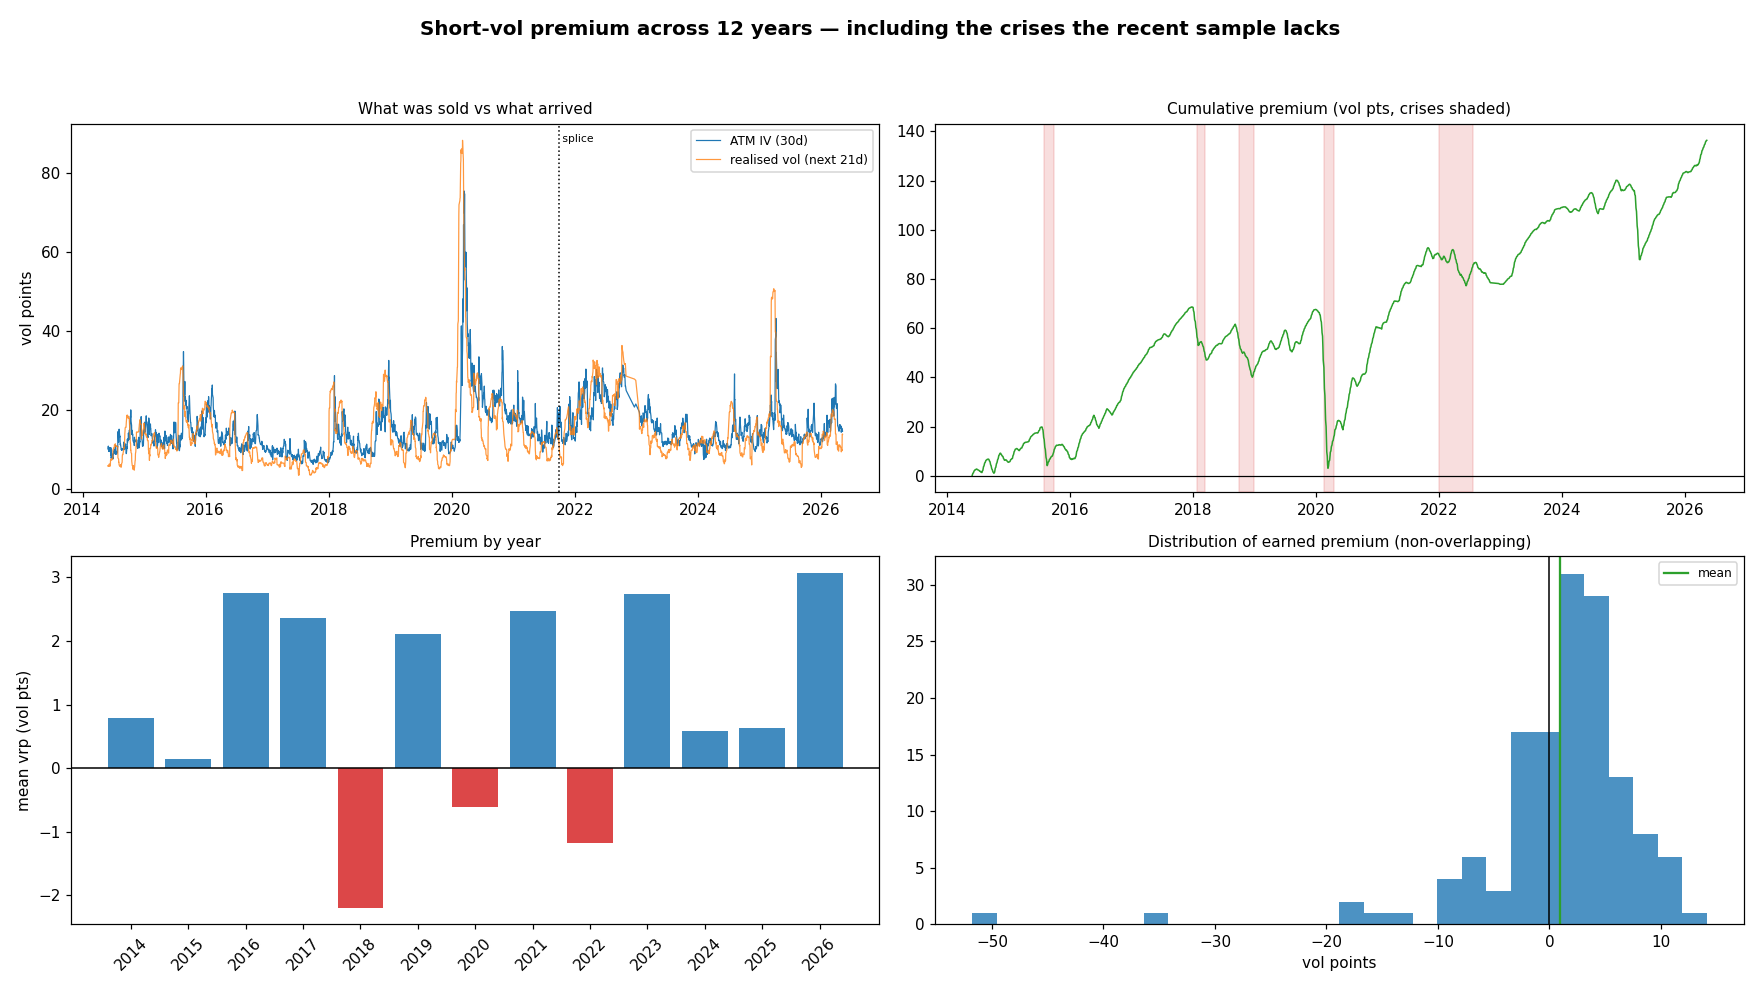

Recreate this plot in Python.
"""
vrp_stress_12y.py — how does the short-vol premium behave in a REAL crisis?

WHY THIS COULD NOT BE ASKED BEFORE
  The options cache starts 2021-09. That sample contains no genuine vol crisis: no
  Aug-2015, no Feb-2018 Volmageddon, no Mar-2020. Every short-vol conclusion in this
  project was therefore drawn from a calm regime. The project's own notes list
  "deep history -> crisis stress-test, the real survival test" as wanted but gated behind
  a paid Intrinio add-on. The new daily trade files (2014-06 -> 2022-07) close that gap.

DATA AND THE SPLICE
  · 2014-06 .. 2021-09  : ATM IV computed from TRADE prices (this project's own BS solver)
  · 2021-09 .. 2026-06  : ATM IV from the Intrinio cache (marks, self-computed greeks)
  Calibrated on 159 genuinely overlapping days at the real seam:
      bias (trade - intrinio) mean -0.05 vol pts, median -0.32, corr 0.94, sd 1.83
  So the LEVEL is safe to splice (bias ~0 vs a ~0.9 vp premium) but a single day is noisy
  — which is exactly why everything here is aggregate, never a daily signal.
  Spot comes from put-call parity on the same chains, so IV and realised vol are measured
  on one internally consistent underlying.

WHAT IS MEASURED
  vrp_earned(t) = ATM_IV(t) - realised vol(t -> t+21), in annualised vol points:
  what a seller actually collects, not the IV-minus-trailing-RV *signal*.
  Overlapping windows are 20/21 redundant, so all statistics use NON-OVERLAPPING samples.

WHAT THIS CANNOT SAY
  The trade files carry no bid/ask and no open interest, so costs and the GEX gate cannot
  be extended. This is a statement about the raw premium and its tail, not about a
  tradeable strategy.

USAGE  ./vbt-env/bin/python vrp_stress_12y.py [--rebuild]
"""
import os, glob, argparse, importlib.util, logging
import numpy as np
import pandas as pd
from scipy import stats
import matplotlib
matplotlib.use('Agg')
import matplotlib.pyplot as plt

ROOT  = os.path.dirname(os.path.abspath(__file__))
CACHE = os.path.join(ROOT, 'cache')
DATA  = os.path.join(ROOT, 'data')
WIN   = 21
SEAM  = pd.Timestamp('2021-09-27')

logging.basicConfig(level=logging.INFO, format='%(asctime)s  %(levelname)-7s %(message)s',
                    datefmt='%H:%M:%S')
log = logging.getLogger('stress')

CRISES = {
    'Aug-2015 devaluation': ('2015-08-01', '2015-09-30'),
    'Feb-2018 Volmageddon': ('2018-01-25', '2018-03-15'),
    'Q4-2018 selloff':      ('2018-10-01', '2018-12-31'),
    'Mar-2020 COVID':       ('2020-02-15', '2020-04-15'),
    '2022 bear':            ('2022-01-01', '2022-07-19'),
}


def _load(name, path):
    s = importlib.util.spec_from_file_location(name, path)
    m = importlib.util.module_from_spec(s); s.loader.exec_module(m); return m


def trade_series(iopt, rebuild=False):
    """daily parity spot + robust ATM IV from the trade files"""
    p = os.path.join(CACHE, 'spy_trade_ivspot.parquet')
    if os.path.exists(p) and not rebuild:
        return pd.read_parquet(p)
    log.info('building ATM IV + parity spot from trade files …')
    d = pd.concat([pd.read_parquet(f) for f in sorted(glob.glob(os.path.join(DATA, 'options_SPY_1d*.parquet')))],
                  ignore_index=True).drop_duplicates(subset=['ts', 'osi'])
    d['date'] = pd.to_datetime(d['ts'], utc=True).dt.tz_convert('America/New_York').dt.normalize().dt.tz_localize(None)
    d['expiry'] = pd.to_datetime(d['expiry'])
    d['dte'] = (d['expiry'] - d['date']).dt.days
    d = d[(d['dte'] >= 20) & (d['dte'] <= 45) & (d['close'] > 0) & (d['volume'] > 0)]

    rows = {}
    for dt, g in d.groupby('date'):
        exp = g.groupby('expiry')['volume'].sum().idxmax()
        c = g[(g['expiry'] == exp) & (g['opt_type'] == 'C')].set_index('strike')['close']
        p_ = g[(g['expiry'] == exp) & (g['opt_type'] == 'P')].set_index('strike')['close']
        k = c.index.intersection(p_.index)
        if len(k) < 5:
            continue
        S = float((c[k] - p_[k] + pd.Series(k, index=k)).median())
        T = max((exp - dt).days, 1) / 365.0
        near = sorted(k, key=lambda x: abs(x - S))[:6]
        px = np.array([c[x] for x in near] + [p_[x] for x in near])
        K = np.array(list(near) * 2)
        isc = np.array([True] * len(near) + [False] * len(near))
        iv = iopt._bs_iv(px, S, K, T, 0.04, isc)
        iv = iv[(iv > 0.02) & (iv < 2.0)]
        if len(iv) >= 4:
            rows[dt] = {'spot': S, 'atm_iv_30': float(np.median(iv))}
    F = pd.DataFrame(rows).T.sort_index()
    F.to_parquet(p)
    return F


def main():
    ap = argparse.ArgumentParser(); ap.add_argument('--rebuild', action='store_true')
    args = ap.parse_args()
    iopt = _load('intrinio_options', os.path.join(ROOT, 'intrinio_options.py'))

    T = trade_series(iopt, args.rebuild)
    I = pd.read_parquet(os.path.join(CACHE, 'xasset_feat_SPY.parquet'))[['spot', 'atm_iv_30']]
    log.info('trade series %s → %s (%d d) | intrinio %s → %s (%d d)',
             T.index.min().date(), T.index.max().date(), len(T),
             I.index.min().date(), I.index.max().date(), len(I))

    # splice: trade data before the seam, Intrinio (marks) after
    F = pd.concat([T[T.index < SEAM], I[I.index >= SEAM]]).sort_index()
    F['src'] = np.where(F.index < SEAM, 'trade', 'intrinio')
    log.info('spliced: %d days  %s → %s', len(F), F.index.min().date(), F.index.max().date())

    lr = np.log(F['spot'] / F['spot'].shift(1))
    F['rv_fwd'] = (lr.rolling(WIN).std() * np.sqrt(252)).shift(-WIN)
    F['vrp'] = F['atm_iv_30'] - F['rv_fwd']
    V = F.dropna(subset=['vrp'])

    nov = V.iloc[::WIN]
    log.info('non-overlapping samples: %d', len(nov))

    def desc(x, tag):
        if len(x) < 5:
            return
        t, p = stats.ttest_1samp(x.values, 0.0)
        log.info('  %-26s n=%3d  mean %+6.2f vp  med %+6.2f  %5.1f%% pos  t=%+5.2f p=%.3f  worst %+7.2f',
                 tag, len(x), x.mean()*100, x.median()*100, (x > 0).mean()*100, t, p, x.min()*100)

    log.info('══ premium, full 12 years vs the calm-only sample ══')
    desc(nov['vrp'], 'FULL 2014-2026')
    desc(nov.loc[nov.index < SEAM, 'vrp'], '  2014-2021 (trade src)')
    desc(nov.loc[nov.index >= SEAM, 'vrp'], '  2021-2026 (intrinio)')
    desc(nov.loc[nov.index >= '2021-09-27', 'vrp'], '  the sample used so far')

    log.info('══ crisis windows (DAILY vrp, overlapping — descriptive) ══')
    crows = []
    for name, (a, b) in CRISES.items():
        w = V.loc[a:b, 'vrp']
        if len(w) < 5:
            continue
        crows.append(dict(crisis=name, n=len(w), mean_vp=w.mean()*100,
                          worst_vp=w.min()*100, pct_neg=(w < 0).mean()*100))
        log.info('  %-22s n=%3d  mean %+7.2f vp  worst %+8.2f vp  negative %.0f%% of days',
                 name, len(w), w.mean()*100, w.min()*100, (w < 0).mean()*100)
    C = pd.DataFrame(crows).set_index('crisis')

    log.info('══ concentration of losses ══')
    x = nov['vrp'].sort_values()
    tot = nov['vrp'].sum()
    for q in [0.05, 0.10, 0.20]:
        k = max(1, int(len(x) * q))
        log.info('  worst %2.0f%% of periods (n=%2d) give back %+.2f vp = %.0f%% of the total %+.2f vp',
                 q*100, k, x.iloc[:k].sum()*100, 100*abs(x.iloc[:k].sum()/tot) if tot else np.nan, tot*100)

    log.info('══ worst single 21-day windows ever ══')
    worst = V['vrp'].nsmallest(8)
    for dt, v in worst.items():
        log.info('  %s   %+7.2f vp   (IV %.1f  vs realised %.1f)',
                 dt.date(), v*100, V.loc[dt, 'atm_iv_30']*100, V.loc[dt, 'rv_fwd']*100)

    by_year = V.groupby(V.index.year)['vrp'].agg(['mean', 'min', 'count'])
    by_year[['mean', 'min']] *= 100
    log.info('══ by year (vol points) ══\n%s', by_year.round(2).to_string())

    # ── figure ──
    fig = plt.figure(figsize=(16, 9))
    fig.suptitle('Short-vol premium across 12 years — including the crises the recent sample lacks',
                 fontsize=13, weight='bold')

    ax = fig.add_subplot(2, 2, 1)
    ax.plot(V.index, V['atm_iv_30']*100, lw=.8, label='ATM IV (30d)')
    ax.plot(V.index, V['rv_fwd']*100, lw=.8, label='realised vol (next 21d)', alpha=.8)
    ax.axvline(SEAM, color='k', ls=':', lw=1)
    ax.text(SEAM, ax.get_ylim()[1]*0.95, ' splice', fontsize=7)
    ax.legend(fontsize=8); ax.set_ylabel('vol points'); ax.set_title('What was sold vs what arrived', fontsize=10)

    ax = fig.add_subplot(2, 2, 2)
    ax.plot(V.index, (V['vrp']*100).cumsum()/WIN, lw=1, color='C2')
    ax.axhline(0, color='k', lw=.8)
    for a, b in CRISES.values():
        ax.axvspan(pd.Timestamp(a), pd.Timestamp(b), color='C3', alpha=.15)
    ax.set_title('Cumulative premium (vol pts, crises shaded)', fontsize=10)

    ax = fig.add_subplot(2, 2, 3)
    cols = ['C3' if v < 0 else 'C0' for v in by_year['mean']]
    ax.bar(by_year.index.astype(str), by_year['mean'], color=cols, alpha=.85)
    ax.axhline(0, color='k', lw=1); ax.tick_params(axis='x', rotation=45)
    ax.set_ylabel('mean vrp (vol pts)'); ax.set_title('Premium by year', fontsize=10)

    ax = fig.add_subplot(2, 2, 4)
    ax.hist(nov['vrp']*100, bins=30, color='C0', alpha=.8)
    ax.axvline(0, color='k', lw=1)
    ax.axvline(nov['vrp'].mean()*100, color='C2', lw=1.5, label='mean')
    ax.set_title('Distribution of earned premium (non-overlapping)', fontsize=10)
    ax.set_xlabel('vol points'); ax.legend(fontsize=8)

    fig.tight_layout(rect=[0, 0, 1, 0.95])
    out = os.path.join(ROOT, 'vrp_stress_12y.png')
    fig.savefig(out, dpi=110); log.info('saved figure → %s', out)

    print('\n' + '=' * 76)
    print('12-YEAR SHORT-VOL PREMIUM STRESS TEST')
    print('=' * 76)
    print(C.round(2).to_string())
    print('\nby year:\n', by_year.round(2).to_string())
    print('=' * 76)


if __name__ == '__main__':
    main()
